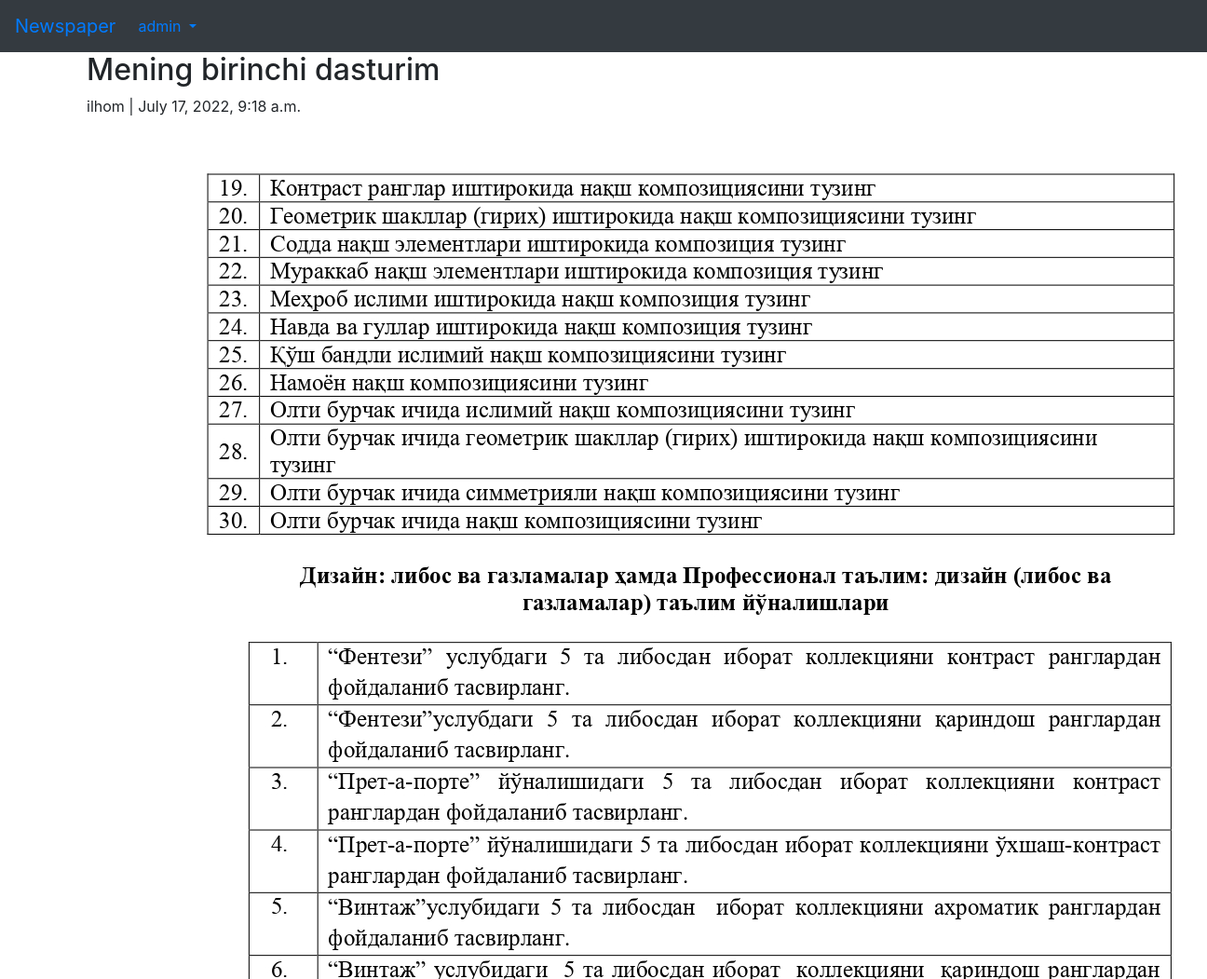
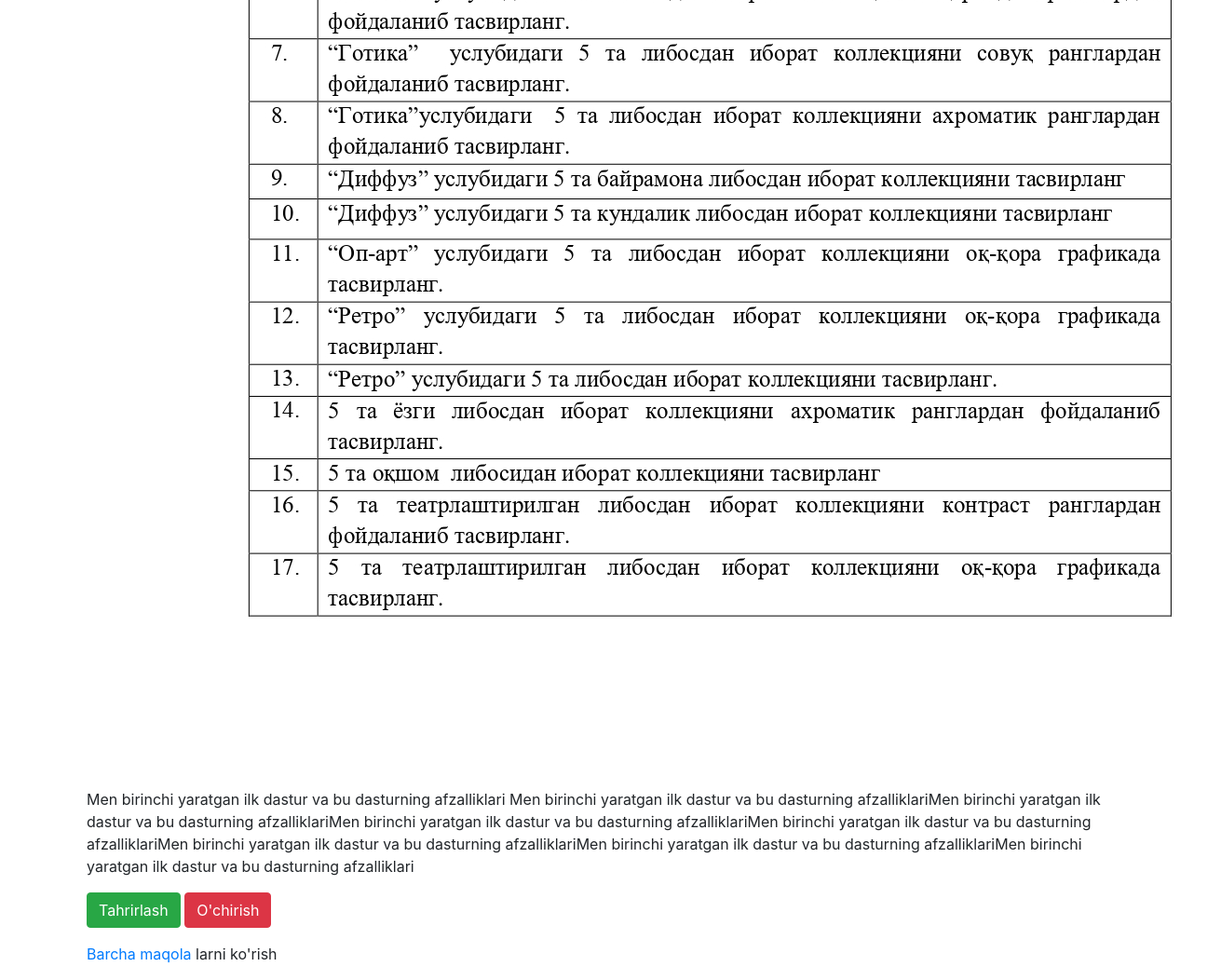
/articles/5/detail (signed in), run on the app's committed database (2 pictures, top to bottom).
### users/models.py (models this page shows)
class CustomUser(AbstractUser):#customuser degan user shabloni yaratebmiz
    age=models.PositiveIntegerField(null=True, blank=True)
    address=models.CharField(max_length=200)
    job=models.CharField(max_length=50)

### articles/models.py (models this page shows, shortened)
class Article(models.Model):
    title=models.CharField(max_length=255)
    body=models.TextField()
    image=models.ImageField(upload_to='images/', blank=True)
    date=models.DateTimeField(auto_now_add=True)
    author=models.ForeignKey(
        get_user_model(),
        on_delete=models.CASCADE
    )

### articles/views.py (the view)
# urls.py: path('<int:pk>/detail', ArticleDetailView.as_view(), name='article_detail'),
class ArticleDetailView(LoginRequiredMixin, DetailView):
    model=Article
    template_name='article_detail.html'
    login_url='login'

### templates/article_detail.html
{% extends 'base.html' %}
{% block content %}
<div class="article-entry">
    <h2>{{object.title}}</h2>
    <p>{{object.author}} | {{object.date}}</p>
    {% if article.image %}
    <img src="{{object.image.url}}" alt="Bu yerda rasm bor">
    {% endif %}
    <p>{{object.body}}</p>
</div>
<p>
    <a href="{% url 'article_edit' article.pk %}" class="btn btn-success">Tahrirlash</a>
    <a href="{% url 'article_delete' article.pk %} " class="btn btn-danger">O'chirish</a>
    <p><a href="{% url 'article_list' %}">Barcha maqola</a> larni ko'rish</p>
</p>
{% endblock %}

### templates/base.html (shortened to what this page needs)
<!DOCTYPE html>
<html lang="en">
<head>
    <link rel="stylesheet" href="https://cdn.jsdelivr.net/npm/bootstrap@4.0.0/dist/css/bootstrap.min.css"
>
</head>
<body>
    <nav class="navbar navbar-expand-lg navbar-white bg-dark">
        <a class="navbar-brand" href="{% url 'home' %}">Newspaper</a>
        <div class="collapse navbar-collapse" id="navbar-collapse">
            {% if user.is_authenticated %}
            <ul class="navbar-nav mr-auto">
                <li class="nav-item dropdown">
                    <a class="nav-link dropdown-toggle" href="#" id="userMenu" role="button" data-toggle="dropdown"
                        aria-haspopup="true" aria-expanded="false">
                        {{user.username}}
                    </a>
                </li>
            </ul>
            {% else %}
            <form class="form-inline ml-auto">
                <a href="{% url 'login' %}" class="btn btn-outline-secondary">Log In</a>
                <a href="{% url 'signup' %}" class="btn btn-primary ml-2">Ro'yxatdan o'tkazish</a>
            </form>
            {% endif %}
        </div>
    </nav>
    <div class="container">
        {% block content %}
        {% endblock %}
    </div>
</body>
</html>

### data on the page
CustomUser: username "admin"
Article: title "Mening birinchi dasturim", author "ilhom", date "July 17, 2022, 9:18 a.m.", image (picture), body "Men birinchi yaratgan ilk dastur va bu dasturning afzalliklari Men birinchi yaratgan ilk dastur va bu dasturning afzalliklariMen birinchi yaratgan ilk dastur va bu dasturning afzalliklariMen birinchi yaratgan ilk dastur va bu dasturning afzalliklariMen birinchi yaratgan ilk dastur va bu dasturning afzalliklariMen birinchi yaratgan ilk dastur va bu dasturning afzalliklariMen birinchi yaratgan ilk dastur va bu dasturning afzalliklariMen birinchi yaratgan ilk dastur va bu dasturning afzalliklari"
